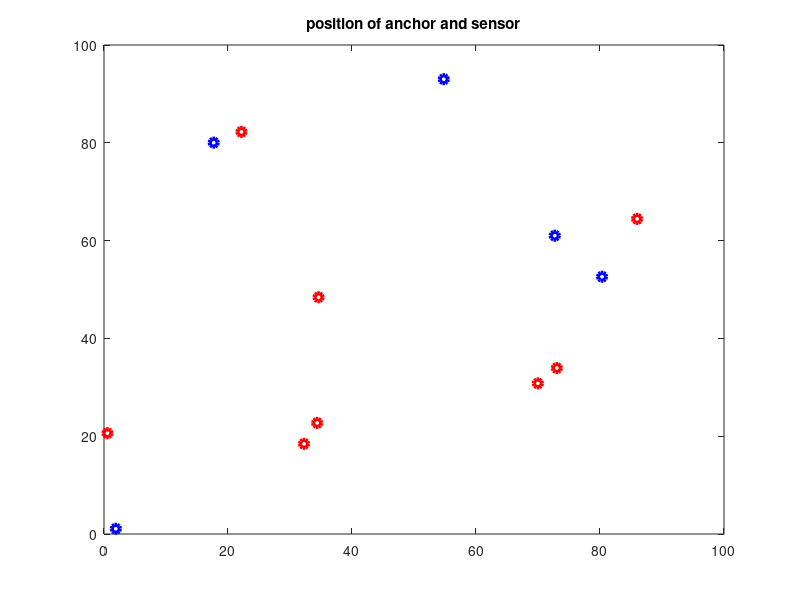
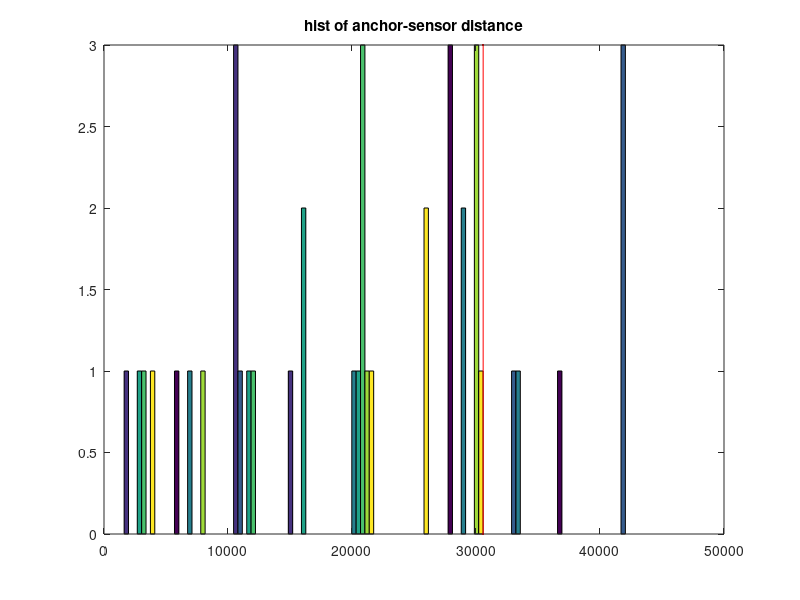
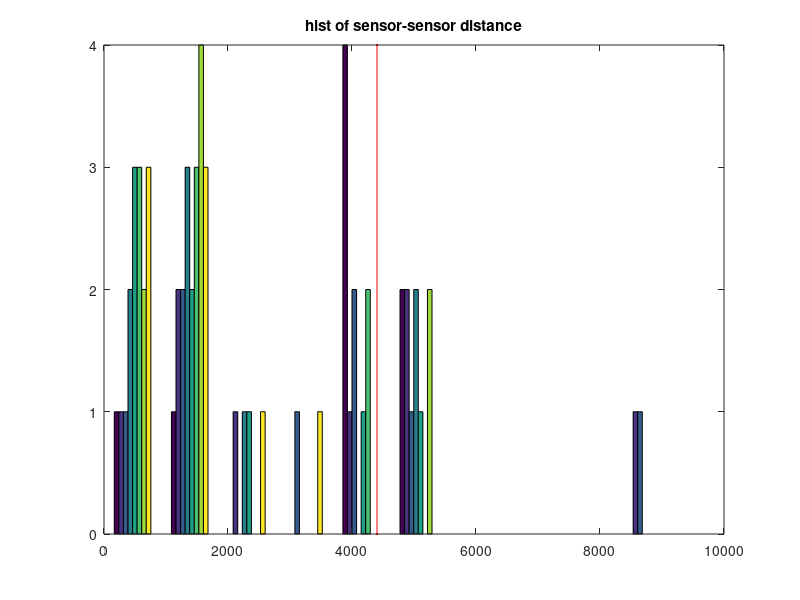

Here is the MATLAB script that generated these plots, in order: (Note: this script raises an error after producing the figures.)
%% basic SNL problem simulation
clear all;
anchor_number = 5;
sensor_number = 8;
threshold = 80; % percentage
%% 
anchor = rand(anchor_number,2)*100;
sensor = rand(sensor_number,2)*100;
figure
plot(anchor(:,1), anchor(:,2),'bo', 'LineWidth',3);
hold on;
plot(sensor(:,1), sensor(:,2),'ro', 'LineWidth',3);
hold on;
xlim([0,100]);
ylim([0,100]);
title('position of anchor and sensor');
%%
kernal = sensor*sensor';
Z = [eye(2) sensor';
     sensor kernal];
indicator = eye(sensor_number);
%%
M_ss = zeros(sensor_number+2, sensor_number+2, sensor_number, sensor_number);
for i = 1:1:sensor_number
    for j = 1:1:sensor_number
        M_ss(3:end, 3:end, i, j) = (indicator(i,:)-indicator(j,:))'*(indicator(i,:)-indicator(j,:));
    end
end
M_sa = zeros(sensor_number+2, sensor_number+2, anchor_number, sensor_number);
for i = 1:1:anchor_number
    for j = 1:1:sensor_number
        M_sa(:,:,i,j) = [anchor(i,:)'; indicator(j,:)']*[anchor(i,:) indicator(j,:)];
    end
end
%% Ground Truth
Distance_ss = zeros(sensor_number, sensor_number);
for i = 1:1:sensor_number
    for j = 1:1:sensor_number
        Distance_ss(i,j) = trace(M_ss(:,:,i,j)*Z);
    end
end

Distance_sa = zeros(anchor_number, sensor_number);
for i = 1:1:anchor_number
    for j = 1:1:sensor_number
        Distance_sa(i,j) = trace(M_sa(:,:,i,j)*Z);
    end
end
%% hist
Distance_sa_vec = reshape(Distance_sa, size(Distance_sa,1)*size(Distance_sa, 2), 1);
Distance_ss_vec = reshape(Distance_ss, size(Distance_ss,1)*size(Distance_ss, 2), 1);

figure 
max_sa = max(max(hist(Distance_sa)));
hist(Distance_sa)
hold on
sa_threshold = prctile(Distance_sa_vec, threshold);
plot([sa_threshold sa_threshold], [0, max_sa], 'r.-');
title('hist of anchor-sensor distance');

figure
max_ss = max(max(hist(Distance_ss)));
hist(Distance_ss);
hold on
ss_threshold = prctile(Distance_ss_vec, threshold);
plot([ss_threshold ss_threshold], [0, max_ss], 'r.-');
title('hist of sensor-sensor distance');
%% CVX
n = sensor_number;
m = anchor_number;
cvx_begin
%   cvx_precision high
   variable X(n+2,n+2) symmetric;
   minimize( trace(X) )
   subject to:
    for i = 1:2
        X(i,i) == 1;
    end
    for i = 1:n
        for j = 1:n
            if Distance_ss(i,j)<= ss_threshold
                trace(M_ss(:,:,i,j)*X) == Distance_ss(i,j);
            end
        end
    end
    for i = 1:m
        for j = 1:n
            if Distance_sa(i,j)<= sa_threshold
                trace(M_sa(:,:,i,j)*X) == Distance_sa(i,j);
            end
        end
    end
    X == semidefinite(n+2);
cvx_end
%% measurement
diff = trace((X-Z)*(X-Z)');
disp('The difference of reconstruction matrix is: ')
disp(diff)

%% reconstruction without rank-2 approx
figure
plot(Z(3:end,1), Z(3:end,2),'r*', 'LineWidth',5);
hold on;
plot(Z(3:end,1), Z(3:end,2),'Bo', 'LineWidth',2);
hold on
xlim([0,100]);
ylim([0,100]);
title('position of anchor and sensor');

%% Rank 2 approximation
[U,S,V] = svd(Z)
Z_2 = U(:,1:2) * S(1:2,1:2) * V(:,1:2)';
diff_2 = trace((X-Z_2)*(X-Z_2)');
disp('The difference of reconstruction matrix(rank2 approx) is: ')
disp(diff)

figure
plot(sensor(:,1), sensor(:,2),'r*', 'LineWidth',5);
hold on
plot(Z_2(3:end,1), Z_2(3:end,2),'bo', 'LineWidth',2);
hold on
% hold on
xlim([0,100]);
ylim([0,100]);
title('position of anchor and sensor approx rank2');

